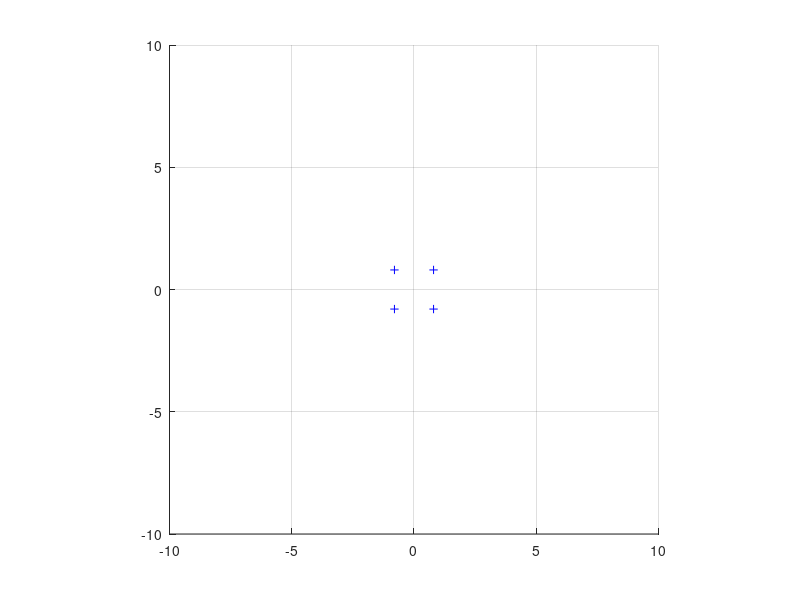

This chart was generated by the following MATLAB code: (Note: this script raises an error after producing the figure.)
% Define local points in homogenous coordinates
pV = [
    0.8, -0.8, -0.8, 0.8;
    0.8, 0.8, -0.8, -0.8;
    1, 1, 1, 1
    ];

% Define transformations as [x; y; q]
transformations = [
    2, 1, 0;
    3, 1, 0;
    4, 1, 0;
    4, 2, pi/2;
    4, 3, pi/2
];

% Initialize a figure
figure; hold on;
plot(pV(1,:), pV(2,:), 'b+');
xlim([-10, 10]); ylim([-10, 10]); grid on; pbaspect([1 1 1]);

% Defines the poins style
styles = {'r*', 'r+', 'ro', 'rx', 'r.'};

% Apply each transformation and plot points
for i = 1:size(transformations, 1)
    T = T2D(transformations(i,1), transformations(i,2), transformations(i,3));
    pW = T * pV; % Transform points to world frame
    
    % Plot points
    plot(pW(1,:), pW(2,:), styles{i});
end

